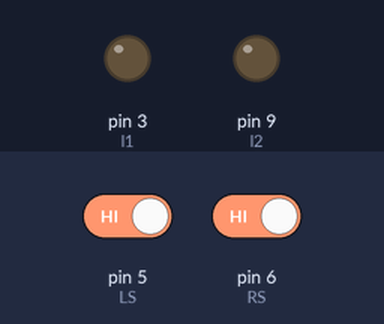
A sketch run on a simulated Arduino Uno, built with avr-gcc and run on an emulated ATmega328P. Shown: output pins drawn as LEDs (lit = HIGH). The inputs (shaded band) are chosen by the test bench; at power-on: pin 5 (LS) HIGH, pin 6 (RS) HIGH. Pins used as bus, display or sensor lines are not drawn.

Above: at 1.2 s.
1.3 s: pin 5 (LS) driven LOW
At 2.5 s:
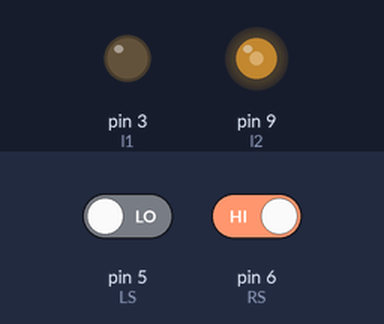
2.8 s: pin 5 (LS) driven HIGH and pin 6 (RS) driven LOW
At 3.7 s:
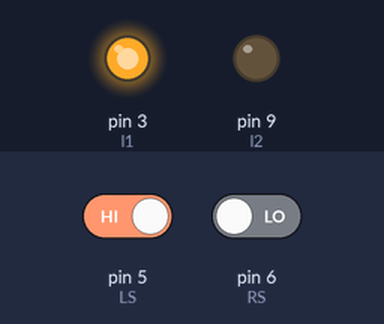
4.3 s: pin 6 (RS) driven HIGH
At 4.8 s:
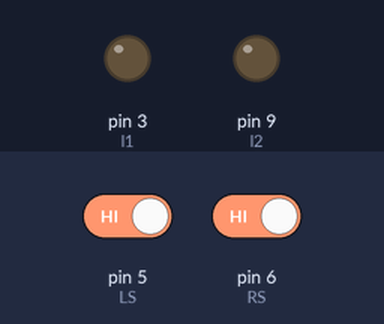
5.8 s: pin 6 (RS) driven LOW
At 7.2 s:
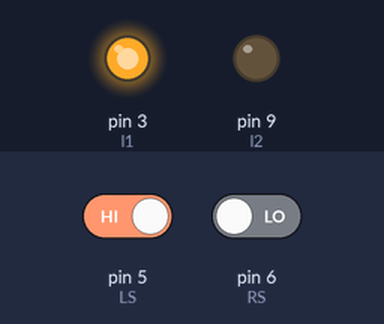
Timing chart, 0 to 8.3 s (numbered marks = the images above; inputs shaded):
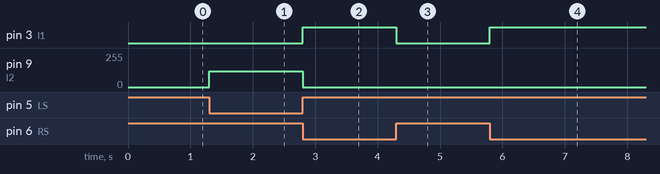

Measured:
- after the input at 1.3 s, pin 9 (l2): 0/255 → 120/255 at once
- after the input at 2.8 s, pin 3 (l1): LOW → HIGH at once; pin 9 (l2): 120/255 → 0/255 at once
- after the input at 4.3 s, pin 3 (l1): HIGH → LOW at once
- after the input at 5.8 s, pin 3 (l1): LOW → HIGH at once

The sketch:

line_follower.ino
```cpp
#define l1 3 //arduino pin 3 to input pin 1 (IN3) of motor driver (LEFT WHEEL)
#define l2 9 //arduino pin 5 to input pin 2 (IN4) of motor driver (LEFT WHEEL)
#define r1 10 //arduino pin 6 to input pin 3 (IN1) of motor driver (RIGHT WHEEL)
#define r2 11 //arduino pin 9 to input pin 4 (IN2) of motor driver (RIGHT WHEEL)
#define LS 5
#define RS 6
void setup()
{
 Serial.begin(9600);
 pinMode(l1,OUTPUT);
 pinMode(l2,OUTPUT);
 pinMode(r1,OUTPUT);
 pinMode(r2,OUTPUT);
 pinMode(LS,INPUT);
 pinMode(RS,INPUT);
}

void loop()
{
  if(!digitalRead(LS) && !digitalRead(RS))
  {
    forward();
  }
  if((digitalRead(LS)) && !(digitalRead(RS)))
  {
    left();
  }
  if(!digitalRead(LS) && (digitalRead(RS)))
  {
    right();
  }
  if((digitalRead(LS)) && (digitalRead(RS)))
  {
    wait();
  }
}
void backward()
{
  analogWrite(l1,120);
  analogWrite(l2,0);
  analogWrite(r1,120);
  analogWrite(r2,0);
}
void forward()
{
  analogWrite(l1,0);
  analogWrite(l2,120);
  analogWrite(r1,0);
  analogWrite(r2,120);
}
void right()
{
  analogWrite(l1,0);
  analogWrite(l2,120);
  analogWrite(r1,120);
  analogWrite(r2,0);
}
void left()
{
  digitalWrite(l1,120);
  digitalWrite(l2,0);
  digitalWrite(r1,0);
  digitalWrite(r2,120);
}
void wait()
{
  digitalWrite(l1,LOW);
  digitalWrite(l2,LOW);
  digitalWrite(r1,LOW);
  digitalWrite(r2,LOW);
}
```
